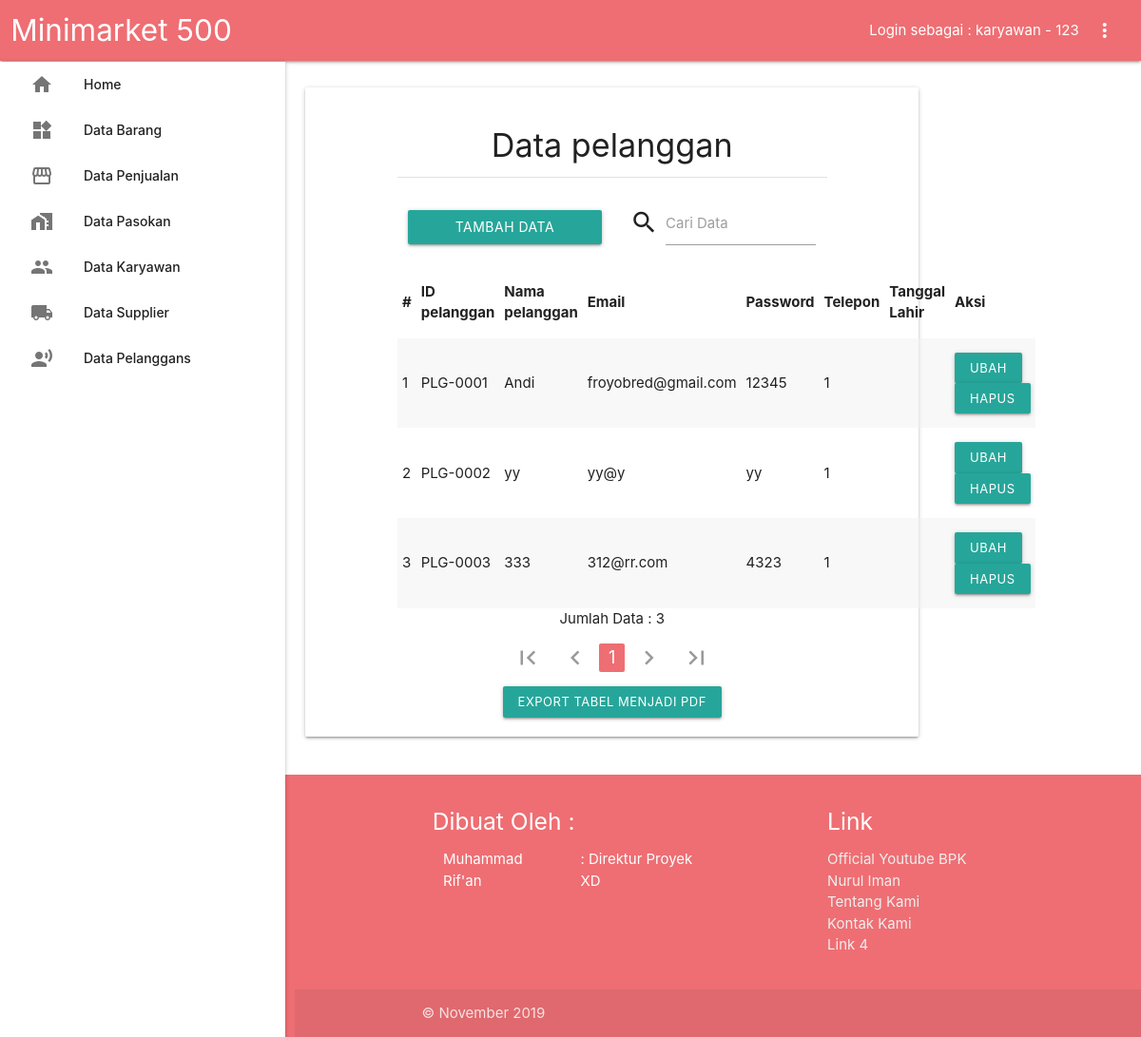
/?page=plg (signed in), run on the app's committed database.
### tables this page shows
CREATE TABLE `pelanggan` (
  `id_pelanggan` varchar(100) NOT NULL,
  `nama` varchar(100) NOT NULL,
  `email` varchar(100) NOT NULL,
  `password` varchar(100) NOT NULL,
  `level` varchar(5) NOT NULL
);

### src/pelanggan/tampil-plg.php (the view)
<div class="container center" style="padding-top:20px;">
	<h4>Data pelanggan</h4>
	<div class="divider" style="margin-bottom:10px;"></div>
	<div class="valign-wrapper">
		<?= $_SESSION['hakAkses'] >= 2 ?
		'
		<div class="col s12 m6 l6">
			<a href="?page=plg&aksi=tambah" class="btn waves-effect waves-light">
				Tambah Data pelanggan
				<i class="material-icons right">add</i>
			</a>
		</div>
		' : ''?>
		<div class="input-field col s12 <?= $_SESSION['hakAkses'] >= 2 ? 'm6 l6' : '' ?>">
			<i class="material-icons prefix">search</i>
			<input id="cari" type="text">
			<label for="cari">Cari Data</label>
		</div>
	</div>
<div class="row">
	<div class="center col s12">
			<table class="center-align bordered striped highlight responsive-table" id="tabel" align="center" style="border:3;">
				<thead>
					<tr>
						<th>#</th>
						<th>ID pelanggan</th>
						<th>Nama pelanggan</th>
						<th>Email</th>
						<th>Password</th>
						<th>Telepon</th>
						<th>Tanggal Lahir</th>
						<?= $_SESSION['hakAkses'] >= 2 ? "<th>Aksi</th>" : '' ?>
					</tr>
				</thead>
				<tbody>
				<?php
					if(isset($_GET['hal'])){
				      $hal = $_GET['hal'];
				    }else{
				      $hal = "1";
				    }
				    if($hal=="" || $hal=="1"){
				      $hal1 = 0;
					  $no = 1;
				    }else{
				      $hal1=($hal*5)-5;
					  $no = $hal1 + 1;
					}
					$sql = "SELECT * FROM pelanggan ORDER BY id_pelanggan ASC LIMIT $hal1,5";
					$sql1 = "SELECT * FROM pelanggan ORDER BY id_pelanggan ASC";
					$res1 = mysqli_query($koneksi,$sql1);
				    $jml = mysqli_num_rows($res1);
					$result = mysqli_query($koneksi,$sql);
					if(!$res1||$jml==0){
						echo "<tr><td colspan='6'>Tidak ada data ditemukan</td></tr>";
					}else{
						while($rs = mysqli_fetch_row($result)){
							echo "<tr><td>".$no++."</td>";
							echo "<td>".$rs[0]."</td>";
							echo "<td>".$rs[1]."</td>";
							echo "<td>".$rs[2]."</td>";
							echo "<td>".$rs[3]."</td>";
							echo "<td>".$rs[4]."</td>";
							echo "<td>".$rs[5]."</td>";
							echo ($_SESSION['hakAkses'] >= 2 ? "<td>
							<a class='waves-effect waves-light btn-small' href='?page=plg&aksi=edit&id=".$rs[0]."'>
							Ubah
							</a>
							<a class='waves-effect waves-light btn-small'
							onClick=\"javascript: return confirm('Konfirmasi delete');\"
							href='?page=plg&aksi=hapus&id=".$rs[0]."'>Hapus
							</a>
							</td>
							</tr>" : '');
						}
					}
					echo "</tbody>";
					echo "</table>";
					echo "Jumlah Data : ".$jml;
					$a = $jml/5;
					$a=ceil($a);
					$prev = $hal - 1;
					$next = $hal + 1;
					echo "<ul class='pagination'>";
					echo "<li class='".($hal==1?"disabled'><a href=''>":"waves-effect'><a href='?page=plg'> ")."<i class='material-icons'>first_page</i></a></li>";
					echo "<li class='".($hal==1?"disabled'><a href=''>":"waves-effect'><a href='?page=plg&hal=".$prev."'>")."<i class='material-icons'>chevron_left</i></a></li>";
						for($b=1;$b<=$a;$b++){
						  echo "<li class='".(($hal==$b)?'active':'waves-effect')."'><a href='?page=plg&hal=".$b."'>".$b."</a></li>";
						}
					echo "<li class='".($hal==$a?"disabled'><a href=''>":"waves-effect'><a href='?page=plg&hal=".$next."'>")."<i class='material-icons'>chevron_right</i></a></li>";
					echo "<li class='".($hal==$a?"disabled'><a href=''>":"waves-effect'><a href='?page=plg&hal=".$a."'>")."<i class='material-icons'>last_page</i></a></li>";
					echo "</ul>";
				?>
				<div class="row">
					<a href="src/pelanggan/fpdf-export-plg.php" class="btn-small waves-effect waves-light">
						Export Tabel Menjadi PDF
					</a>
				</div>
	</div>
</div>
</div>

### index.php (style rules this page uses)
body { display: flex; min-height: 100vh; flex-direction: column; }
th { cursor: pointer; }

### data on the page
pelanggan: id_pelanggan "PLG-0001", nama "Andi", email "froyobred@gmail.com", password "12345", level "1"
pelanggan: id_pelanggan "PLG-0002", nama "yy", email "yy@y", password "yy", level "1"
pelanggan: id_pelanggan "PLG-0003", nama "333", email "312@rr.com", password "4323", level "1"

### other printed values
$tipe "karyawan"
$_SESSION['userName'] "123"
$jml "3"
